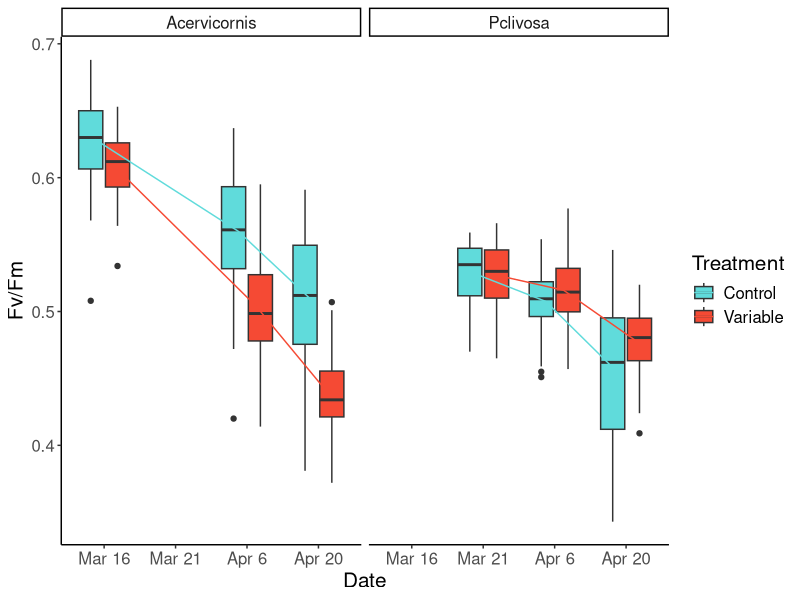

Source code (R): (Note: this script raises an error after producing the figure.)
## ---- chunk 1
ipam_tidy_data <- read.csv("ipam_tidy_data.csv")
## ---- chunk 2
library(tidyverse)
library(plotrix)
library(glmmTMB)
library(emmeans)
## ---- chunk 3
#what are the differences in Fv/Fm between treatments? (pre-CBASS)
ipam_tidy_data %>% 
  dplyr::filter(!Treatment_period == "CBASS") %>%
  drop_na(Colony) %>% #this is because there are some corals that never matched up to IPAM values so they're just NA
  dplyr::select(Date, Colony, Puck, Tank, fvfm, Treatment, Species) %>% 
  dplyr::filter(fvfm < 0.75) %>% #filter out the outliers, 0.75 was set in Cunning et al 2021
  dplyr::filter(Date <= "2022-04-20") %>% 
  mutate(Date = as.factor(Date)) %>% 
  dplyr::group_by(Treatment, Date, Species) %>% 
  ggplot(., aes(x=Date, y=fvfm, fill = Treatment)) + 
  geom_boxplot() + 
  stat_summary(fun=mean, geom="line", aes(group=Treatment, color = Treatment), position = position_dodge(width = 0.5)) +
  facet_wrap(~Species) + 
  scale_x_discrete(labels = c("Mar 16", "Mar 21", "Apr 6", "Apr 20")) + 
  theme_classic() + labs(y = "Fv/Fm") +
  scale_fill_manual(labels=c("Control", "Variable"), values = c( "#60DBDB", "#F54A34"))  +
  scale_color_manual(labels=c("Control", "Variable"), values = c( "#60DBDB", "#F54A34")) +
  theme(text = element_text(size = 15)) 
## ---- chunk 4
ipam_tidy_data %>% 
  dplyr::filter(!Treatment_period == "CBASS") %>%
  drop_na(Colony) %>% #this is because there are some corals that never matched up to IPAM values so they're just NA
  dplyr::select(Date, Colony, Puck, Tank, fvfm, Treatment, Species) %>% 
  dplyr::filter(fvfm < 0.75) %>% #filter out the outliers, 0.75 was set in Cunning et al 2021
  dplyr::filter(Date <= "2022-04-20") %>% 
  #mutate(Date = as.factor(Date)) %>% 
  dplyr::group_by(Treatment, Date, Species) %>% 
  mutate(mean_fvfm = mean(fvfm)) %>% 
  mutate(stderr_fvfm = std.error(fvfm)) %>% 
  ggplot(., aes(x=Date, y=mean_fvfm, color = Treatment)) + 
  geom_point() +
  geom_line() +
  geom_errorbar(aes(ymin = mean_fvfm - stderr_fvfm, ymax = mean_fvfm + stderr_fvfm), width =.5) +
  theme_classic() +
  facet_wrap(~Species) + 
  scale_x_date(
    date_labels = "%d %b",
    date_breaks = "15 day") +
  theme_classic() + labs(y = "Fv/Fm") +
  scale_color_manual(labels=c("Control", "Variable"), values = c( "#60DBDB", "#F54A34"))
## ---- chunk 5
ipam_tidy_data %>% 
  dplyr::filter(!Treatment_period == "CBASS") %>%
  drop_na(Colony) %>% #this is because there are some corals that never matched up to IPAM values so they're just NA
  dplyr::select(Date, Colony, Puck, Tank, fvfm, Treatment, Species) %>% 
  dplyr::filter(fvfm < 0.75) %>% #filter out the outliers, 0.75 was set in Cunning et al 2021
  dplyr::filter(Date <= "2022-04-20") %>% #pre-CBASS time points
  pivot_wider(names_from = Date, values_from = fvfm) %>% 
  mutate(normalized_fvfm = case_when(Species == "Acervicornis" ~ `2022-04-20`/`2022-03-16`,
                                  Species == "Pclivosa" ~ `2022-04-20`/`2022-03-21`)) %>% 
  select(Colony:Species, normalized_fvfm) -> ipam_normalized_data
## ---- chunk 6
ipam_tidy_data %>% 
  dplyr::filter(!Treatment_period == "CBASS") %>%
  drop_na(Colony) %>% #this is because there are some corals that never matched up to IPAM values so they're just NA
  dplyr::select(Date, Colony, Puck, Tank, fvfm, Treatment, Species) %>% 
  dplyr::filter(fvfm < 0.75) %>% #filter out the outliers, 0.75 was set in Cunning et al 2021
  dplyr::filter(Date <= "2022-04-20") %>% #pre-CBASS time points
  pivot_wider(names_from = Date, values_from = fvfm) %>% 
   mutate(normalized_fvfm_start = case_when(Species == "Acervicornis" ~ `2022-03-16`/`2022-03-16`,
                                  Species == "Pclivosa" ~ `2022-03-21`/`2022-03-21`)) %>% 
  mutate(normalized_fvfm_end = case_when(Species == "Acervicornis" ~ `2022-04-20`/`2022-03-16`,
                                  Species == "Pclivosa" ~ `2022-04-20`/`2022-03-21`)) %>% 
  pivot_longer(normalized_fvfm_start:normalized_fvfm_end, names_to = "fvfm_timepoint", values_to = "normalized_fvfm") %>% 
  mutate(numDays = case_when(fvfm_timepoint == "normalized_fvfm_start" ~ 0,
                             Species == "Pclivosa" & fvfm_timepoint == "normalized_fvfm_end" ~ 30,
                             Species == "Acervicornis" & fvfm_timepoint == "normalized_fvfm_end" ~ 35)) %>% 
  mutate(numDays = as.factor(numDays)) %>% 
  ggplot(., aes(x=numDays, y=normalized_fvfm, fill = Treatment)) + 
  geom_violin() + 
  facet_wrap(~Species) + 
  theme_classic() + labs(y = "Normalized Fv/Fm", x="Days in Treatment") +
  scale_fill_manual(labels=c("Control", "Variable"), values = c( "#60DBDB", "#F54A34"))  +
  scale_color_manual(labels=c("Control", "Variable"), values = c( "#60DBDB", "#F54A34")) +
  theme(text = element_text(size = 15)) 
## ---- chunk 7
ipam_tidy_data %>% 
  dplyr::filter(!Treatment_period == "CBASS") %>%
  drop_na(Colony) %>% #this is because there are some corals that never matched up to IPAM values so they're just NA
  dplyr::select(Date, Colony, Puck, Tank, fvfm, Treatment, Species) %>% 
  dplyr::filter(fvfm < 0.75) %>% #filter out the outliers, 0.75 was set in Cunning et al 2021
  dplyr::filter(Date <= "2022-04-20") %>% #pre-CBASS time points
  pivot_wider(names_from = Date, values_from = fvfm) %>% 
   mutate(normalized_fvfm_start = case_when(Species == "Acervicornis" ~ `2022-03-16`/`2022-03-16`,
                                  Species == "Pclivosa" ~ `2022-03-21`/`2022-03-21`)) %>% 
  mutate(normalized_fvfm_end = case_when(Species == "Acervicornis" ~ `2022-04-20`/`2022-03-16`,
                                  Species == "Pclivosa" ~ `2022-04-20`/`2022-03-21`)) %>% 
  pivot_longer(normalized_fvfm_start:normalized_fvfm_end, names_to = "fvfm_timepoint", values_to = "normalized_fvfm") %>% 
  mutate(numDays = case_when(fvfm_timepoint == "normalized_fvfm_start" ~ 0,
                             Species == "Pclivosa" & fvfm_timepoint == "normalized_fvfm_end" ~ 30,
                             Species == "Acervicornis" & fvfm_timepoint == "normalized_fvfm_end" ~ 35)) %>% 
  drop_na(normalized_fvfm) %>% 
  dplyr::group_by(Treatment, Species, numDays) %>% 
  mutate(mean_fvfm = mean(normalized_fvfm)) %>% 
  mutate(stderr_fvfm = std.error(normalized_fvfm)) %>% 
  ggplot(., aes(x=numDays, y=mean_fvfm, color = Treatment)) + 
  geom_point() +
  geom_line() +
  geom_errorbar(aes(ymin = mean_fvfm - stderr_fvfm, ymax = mean_fvfm + stderr_fvfm), width =.5) +
  theme_classic() +
  facet_wrap(~Species) + 
  theme_classic() + labs(y = "Fv/Fm") +
  scale_color_manual(labels=c("Control", "Variable"), values = c( "#60DBDB", "#F54A34")) +
  labs(x= "Days in Treatment", y = "Normalized Fv/Fm")
## ---- chunk 8
ipam_tidy_data %>% 
  dplyr::filter(!Treatment_period == "CBASS") %>%
  drop_na(Colony) %>% #this is because there are some corals that never matched up to IPAM values so they're just NA
  dplyr::select(Date, Colony, Puck, Tank, fvfm, Treatment, Species) %>% 
  dplyr::filter(fvfm < 0.75) %>% #filter out the outliers, 0.75 was set in Cunning et al 2021
  dplyr::filter(Date <= "2022-04-20") %>% #pre-CBASS time points
  pivot_wider(names_from = Date, values_from = fvfm) %>% 
   mutate(normalized_fvfm_start = case_when(Species == "Acervicornis" ~ `2022-03-16`/`2022-03-16`,
                                  Species == "Pclivosa" ~ `2022-03-21`/`2022-03-21`)) %>% 
  mutate(normalized_fvfm_end = case_when(Species == "Acervicornis" ~ `2022-04-20`/`2022-03-16`,
                                  Species == "Pclivosa" ~ `2022-04-20`/`2022-03-21`)) %>% 
  pivot_longer(normalized_fvfm_start:normalized_fvfm_end, names_to = "fvfm_timepoint", values_to = "normalized_fvfm") %>% 
  mutate(numDays = case_when(fvfm_timepoint == "normalized_fvfm_start" ~ 0,
                             Species == "Pclivosa" & fvfm_timepoint == "normalized_fvfm_end" ~ 30,
                             Species == "Acervicornis" & fvfm_timepoint == "normalized_fvfm_end" ~ 35)) %>% 
  drop_na(normalized_fvfm) %>% 
  dplyr::group_by(Treatment, Colony, Species, numDays) %>% 
  mutate(mean_fvfm = mean(normalized_fvfm)) %>% 
  mutate(stderr_fvfm = std.error(normalized_fvfm)) %>% 
  ggplot(., aes(x=numDays, y=mean_fvfm, color = Colony, lty = Treatment)) + 
  geom_point() +
  geom_line() +
  geom_errorbar(aes(ymin = mean_fvfm - stderr_fvfm, ymax = mean_fvfm + stderr_fvfm), width =.5) +
  theme_classic() +
  facet_wrap(~Species) + 
  theme_classic() + labs(y = "Fv/Fm") +
  labs(x= "Days in Treatment", y = "Normalized Fv/Fm")
## ---- chunk 9
## Model comparison function (from Dr. Kevin Wong: https://github.com/kevinhwong1/Thermal_Transplant_2017-2018/blob/master/scripts/Larval_2018_Statistics.R)
#two *nested* models as input, in this case obj1 is the model without the predictor variable and obj2 is the model with the predictor variable 
lrt <- function (obj1, obj2) {
  L0 <- logLik(obj1)
  L1 <- logLik(obj2)
  L01 <- as.vector(- 2 * (L0 - L1))
  df <- attr(L1, "df") - attr(L0, "df")
  list(L01 = L01, df = df,
       "p-value" = pchisq(L01, df, lower.tail = FALSE))
}
## ---- chunk 10
ipam_normalized_data %>% 
  filter(Species == "Acervicornis") %>% 
  drop_na() -> ipam_data_28d_Acer

#model 1 = full model Treatment*time_point + (1|Colony) + (1|Tank)
glmm_Acer_full <- glmmTMB(normalized_fvfm ~ Treatment + (1|Colony) + (1|Tank), family=beta_family(link = "logit"), data=ipam_data_28d_Acer)

summary(glmm_Acer_full) 

qqnorm(resid(glmm_Acer_full))
qqline(resid(glmm_Acer_full))

boxplot(resid(glmm_Acer_full)~ipam_data_28d_Acer$Treatment)
boxplot(resid(glmm_Acer_full)~ipam_data_28d_Acer$Colony)
boxplot(resid(glmm_Acer_full)~ipam_data_28d_Acer$Tank)

#model 2 = Treatment*time_point + (1|Colony)
Acer_fvfm_GLMM_Colony <- glmmTMB::glmmTMB(normalized_fvfm ~ Treatment + (1|Colony), family=beta_family(link = "logit"), data=ipam_data_28d_Acer)
summary(Acer_fvfm_GLMM_Colony)

#need to check normality and variance visually (boxplots of fixed effects only)
qqnorm(resid(Acer_fvfm_GLMM_Colony))
qqline(resid(Acer_fvfm_GLMM_Colony))

boxplot(resid(Acer_fvfm_GLMM_Colony)~ipam_data_28d_Acer$Treatment) 
boxplot(resid(Acer_fvfm_GLMM_Colony)~ipam_data_28d_Acer$Colony)

#model 3 = Treatment*Date + (1|Tank)
Acer_fvfm_GLMM_Tank <- glmmTMB::glmmTMB(normalized_fvfm ~ Treatment + (1|Tank), family=beta_family(link = "logit"), data=ipam_data_28d_Acer)
summary(Acer_fvfm_GLMM_Tank)

qqnorm(resid(Acer_fvfm_GLMM_Tank)) #looks great
qqline(resid(Acer_fvfm_GLMM_Tank))

boxplot(resid(Acer_fvfm_GLMM_Tank)~ipam_data_28d_Acer$Treatment) 
boxplot(resid(Acer_fvfm_GLMM_Tank)~ipam_data_28d_Acer$Tank)

lrt(Acer_fvfm_GLMM_Colony, glmm_Acer_full)

lrt(Acer_fvfm_GLMM_Tank, glmm_Acer_full)

# GLMM Acer Full: AIC =  -366.2
# GLMM Acer Colony: AIC =  -335.9, LRT to full model p-value = 1.345583e-08
# GLMM Acer Tank: AIC =  -358.2, LRT to full model p-value = 0.001634789

#based on AIC and LRT p-values (lowest AIC is best, if p-value is significant that means there is a significant difference in the full model versus the reduced model), the full model is the best model.
## ---- chunk 11
Anova(glmm_Acer_full, type = "II")

emmeans(glmm_Acer_full, specs = pairwise ~ Treatment)
## ---- chunk 12
ipam_normalized_data %>% 
  filter(Species == "Pclivosa") %>% 
  drop_na() %>% 
  filter(normalized_fvfm < 1) -> ipam_data_28d_Pcli

#model 1 = full model Treatment*time_point + (1|Colony) + (1|Tank)
glmm_Pcli_full <- glmmTMB(normalized_fvfm ~ Treatment + (1|Colony) + (1|Tank), family=beta_family(link = "logit"), data=ipam_data_28d_Pcli)

summary(glmm_Pcli_full) 

qqnorm(resid(glmm_Pcli_full))
qqline(resid(glmm_Pcli_full))

boxplot(resid(glmm_Pcli_full)~ipam_data_28d_Pcli$Treatment)
boxplot(resid(glmm_Pcli_full)~ipam_data_28d_Pcli$Colony)
boxplot(resid(glmm_Pcli_full)~ipam_data_28d_Pcli$Tank)

#model 2 = Treatment*time_point + (1|Colony)
Pcli_fvfm_GLMM_Colony <- glmmTMB::glmmTMB(normalized_fvfm ~ Treatment + (1|Colony), family=beta_family(link = "logit"), data=ipam_data_28d_Pcli)
summary(Pcli_fvfm_GLMM_Colony)

#need to check normality and variance visually (boxplots of fixed effects only)
qqnorm(resid(Pcli_fvfm_GLMM_Colony))
qqline(resid(Pcli_fvfm_GLMM_Colony))

boxplot(resid(Pcli_fvfm_GLMM_Colony)~ipam_data_28d_Pcli$Treatment) 
boxplot(resid(Pcli_fvfm_GLMM_Colony)~ipam_data_28d_Pcli$Colony)

#model 3 = Treatment*Date + (1|Tank)
Pcli_fvfm_GLMM_Tank <- glmmTMB::glmmTMB(normalized_fvfm ~ Treatment + (1|Tank), family=beta_family(link = "logit"), data=ipam_data_28d_Pcli)
summary(Pcli_fvfm_GLMM_Tank)

qqnorm(resid(Pcli_fvfm_GLMM_Tank))
qqline(resid(Pcli_fvfm_GLMM_Tank))

boxplot(resid(Pcli_fvfm_GLMM_Tank)~ipam_data_28d_Pcli$Treatment) 
boxplot(resid(Pcli_fvfm_GLMM_Tank)~ipam_data_28d_Pcli$Tank)

lrt(Pcli_fvfm_GLMM_Colony, glmm_Pcli_full)

lrt(Pcli_fvfm_GLMM_Tank, glmm_Pcli_full)

# GLMM Pcli Full: AIC =   -466.4
# GLMM Pcli Colony: AIC =  -374.0 , LRT to full model p-value = 2.571284e-22
# GLMM Pcli Tank: AIC =  -458.9 , LRT to full model p-value = 0.002067941

#based on AIC and LRT p-values (lowest AIC is best, if p-value is significant that means there is a significant difference in the full model versus the reduced model), the full model is the best model.
## ---- chunk 13
Pcli_aov <- Anova(glmm_Pcli_full, type = "II")

Pcli_aov$`Pr(>Chisq)`

emmeans(glmm_Pcli_full, specs = pairwise ~ Treatment)
